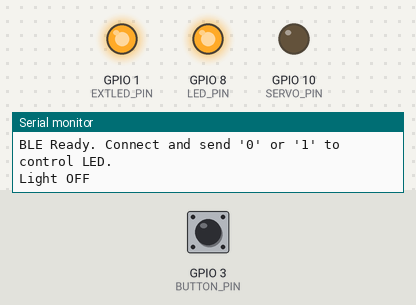
Bench run of a sketch on a simulated ESP32-S3. Shown: output pins drawn as LEDs (lit = HIGH), the last lines printed to the serial monitor. Inputs (shaded band) come from the test bench; at power-on: GPIO 3 (BUTTON_PIN) HIGH. Nothing arrives over Bluetooth unless stated; a phone connects over Bluetooth LE 3 s after start.

Above: at 2.2 s.
2.3 s: GPIO 3 (BUTTON_PIN) pulled LOW for 0.15 s
At 3.7 s:
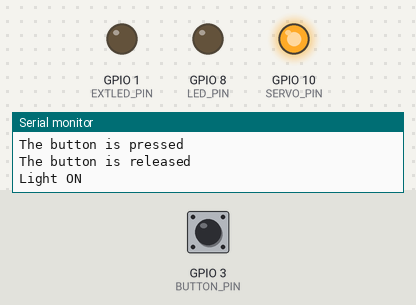
5.5 s: GPIO 3 (BUTTON_PIN) pulled LOW for 1 s
At 7.4 s:
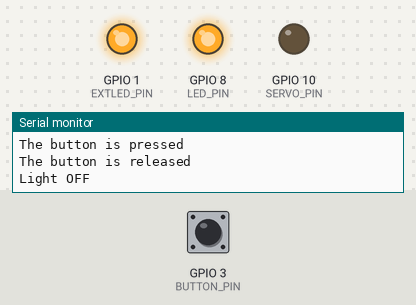
8.0 s: GPIO 3 (BUTTON_PIN) pulled LOW for 3.2 s
At 12.2 s:
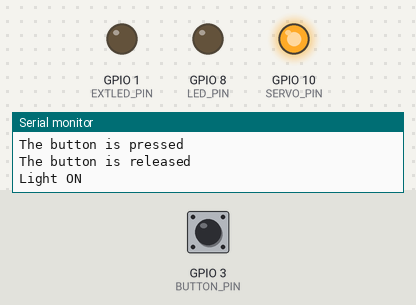
Timing chart, 0 to 13.7 s (numbered marks = the images above; inputs shaded):
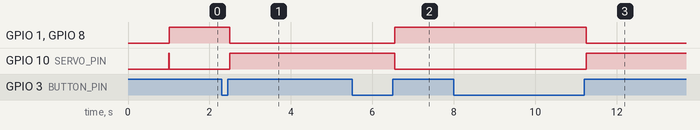

The sketch:

ble_switch.ino
```cpp
#include <Arduino.h>
#include <BLEDevice.h>
#include <BLEUtils.h>
#include <BLEServer.h>
#include <BLE2902.h>


#define LED_PIN 8
#define EXTLED_PIN 1
#define SERVO_PIN 10
#define BUTTON_PIN 3
// the debounce time in millisecond, increase this time if it still chatters
#define DEBOUNCE_TIME  50

// Variables will change:
int lastSteadyState = HIGH;       // the previous steady state from the input pin
int lastFlickerableState = LOW;  // the previous flickerable state from the input pin
int currentState;                // the current reading from the input pin

// the following variables are unsigned longs because the time, measured in
// milliseconds, will quickly become a bigger number than can be stored in an int.
unsigned long lastDebounceTime = 0;  // the last time the output pin was toggled

BLECharacteristic *pCharacteristic;
bool deviceConnect = false;
int txValue = 0;


//the server and characteristic( what its going to do when it connects to the client)
#define SERVICE_UUID          "3b212f37-8502-46a0-9de4-d8ddd8ac74a0"
#define CHARACTERISTIC_UUID_RX "bec5bc7e-7f89-4694-95d4-f3413557609a"
#define CHARACTERISTIC_UUID_TX   "b334b468-2732-4bb6-ba6e-819cd70ff73a"
// test of the client has been successfully connected
class MyServerCallBack: public BLEServerCallbacks{
  void onConnect(BLEServer* pServer){
    deviceConnect = true;
  };

  void OnDisconnect(BLEServer* pServer){
    deviceConnect = false;
  }
};

void switchOn()
{
    Serial.println("Light ON");
    digitalWrite(LED_PIN, LOW);
    digitalWrite(EXTLED_PIN, LOW);
    digitalWrite(SERVO_PIN, HIGH);
    txValue=1;
}

void switchOff()
{
    Serial.println("Light OFF");
    digitalWrite(LED_PIN, HIGH);
    digitalWrite(EXTLED_PIN, HIGH);
    digitalWrite(SERVO_PIN, LOW);
    txValue=0;
}

void switchToggle()
{
  if (txValue)
    switchOff();
  else
    switchOn();
}


// the start of receiving commands
class MyCallbacks : public BLECharacteristicCallbacks {
    void onRead(BLECharacteristic *pCharacteristic) {
        pCharacteristic->setValue(txValue);
    }

    void onWrite(BLECharacteristic *pCharacteristic) {
        String value = pCharacteristic->getValue();
        if (value.length() > 0) {
            Serial.print("Received: ");
            for (int i = 0; i < value.length(); i++){
              Serial.print((uint8_t)value[i]);
              Serial.print(" ");
            }
            Serial.println();

            uint8_t command = (uint8_t)value[0];
            Serial.print("Interpreted as: ");
            Serial.println(command, DEC); // The commands received and what they do

            if (command == 1){
              switchOn();
            }else if (command == 0) {
              switchOff();
            }
            //the end of the command line
            Serial.println();
            Serial.println("END");
        }
    }
};

/*
void restart()
{
  pService->stop();
  BLEDevice::deinit();
}*/


void setup() {
    delay(1000);
    Serial.begin(9600);
    pinMode(LED_PIN, OUTPUT);
    pinMode(EXTLED_PIN, OUTPUT);
    pinMode(SERVO_PIN, OUTPUT);
    pinMode(BUTTON_PIN, INPUT_PULLUP);

    switchOn(); // at start button is released so it calls toggle switch

    // Initialize BLE
    BLEDevice::init("ESP32_BLE_Light");  //


    BLEServer *pServer = BLEDevice::createServer();
    pServer->setCallbacks(new MyServerCallBack());

    // Create the BLE Service using custom UUID
    BLEService *pService = pServer->createService(SERVICE_UUID);

    // Create the BLE Characteristic using custom UUID
    pCharacteristic = pService->createCharacteristic(
        CHARACTERISTIC_UUID_TX,
        BLECharacteristic::PROPERTY_READ
    );
    pCharacteristic->setCallbacks(new MyCallbacks());

    pCharacteristic->addDescriptor(new BLE2902());

    BLECharacteristic *pCharacteristic = pService->createCharacteristic(
        CHARACTERISTIC_UUID_RX,  // Custom Characteristic UUID
        BLECharacteristic::PROPERTY_WRITE
    );

        // Attach callback for write operations
    pCharacteristic->setCallbacks(new MyCallbacks());

    // Start the service
    pService->start();

    // Start advertising the service
    pServer->advertiseOnDisconnect(true);
    pServer->getAdvertising()-> start();

    Serial.println("BLE Ready. Connect and send '0' or '1' to control LED.");
    switchOff();
}

void loop() {
  // read the state of the switch/button:
  currentState = digitalRead(BUTTON_PIN);

  // check to see if you just pressed the button
  // (i.e. the input went from LOW to HIGH), and you've waited long enough
  // since the last press to ignore any noise:

  // If the switch/button changed, due to noise or pressing:
  if (currentState != lastFlickerableState) {
    // reset the debouncing timer
    lastDebounceTime = millis();
    // save the the last flickerable state
    lastFlickerableState = currentState;
  }

  if ((millis() - lastDebounceTime) > DEBOUNCE_TIME) {
    // whatever the reading is at, it's been there for longer than the debounce
    // delay, so take it as the actual current state:

    // if the button state has changed:
    if(lastSteadyState == HIGH && currentState == LOW)
      Serial.println("The button is pressed");
    else if(lastSteadyState == LOW && currentState == HIGH)
    {

      Serial.println("The button is released");
      switchToggle();
    }

    // save the the last steady state
    lastSteadyState = currentState;
  }
}
```

Measured:
- after the input at 2.3 s, GPIO 1 (EXTLED_PIN), GPIO 8 (LED_PIN): HIGH → LOW after 0.20 s; GPIO 10 (SERVO_PIN): LOW → HIGH after 0.20 s
- after the input at 5.5 s, GPIO 1 (EXTLED_PIN), GPIO 8 (LED_PIN): LOW → HIGH after 1.1 s; GPIO 10 (SERVO_PIN): HIGH → LOW after 1.1 s
- after the input at 8.0 s, GPIO 1 (EXTLED_PIN), GPIO 8 (LED_PIN): HIGH → LOW after 3.3 s; GPIO 10 (SERVO_PIN): LOW → HIGH after 3.3 s
